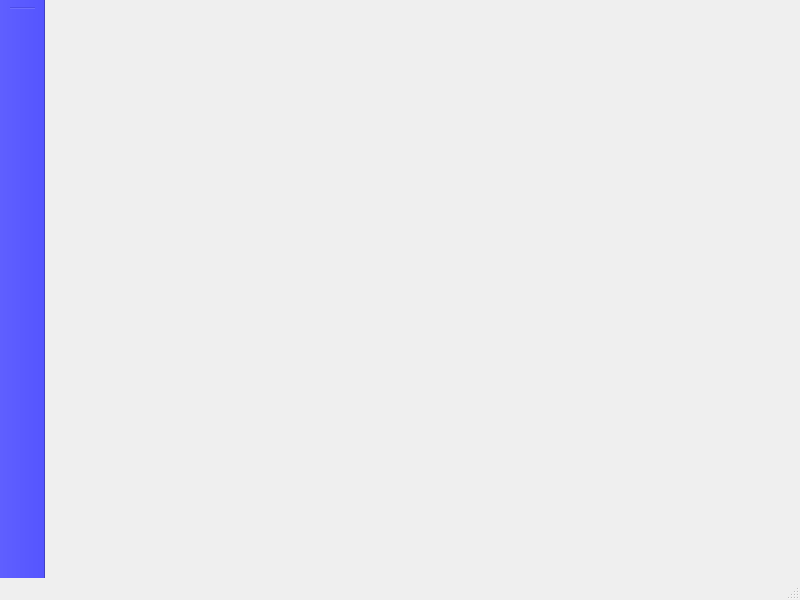
<?xml version="1.0" encoding="UTF-8"?>
<ui version="4.0">
 <class>MainWindow</class>
 <widget class="QMainWindow" name="MainWindow">
  <property name="enabled">
   <bool>true</bool>
  </property>
  <property name="geometry">
   <rect>
    <x>0</x>
    <y>0</y>
    <width>800</width>
    <height>600</height>
   </rect>
  </property>
  <property name="windowTitle">
   <string>MainWindow</string>
  </property>
  <widget class="QWidget" name="centralwidget"/>
  <widget class="QMenuBar" name="menubar">
   <property name="geometry">
    <rect>
     <x>0</x>
     <y>0</y>
     <width>800</width>
     <height>27</height>
    </rect>
   </property>
  </widget>
  <widget class="QStatusBar" name="statusbar"/>
  <widget class="QToolBar" name="toolBar">
   <property name="enabled">
    <bool>true</bool>
   </property>
   <property name="minimumSize">
    <size>
     <width>45</width>
     <height>40</height>
    </size>
   </property>
   <property name="windowTitle">
    <string>toolBar</string>
   </property>
   <property name="autoFillBackground">
    <bool>true</bool>
   </property>
   <property name="styleSheet">
    <string notr="true">background-color: rgb(85, 85, 255);</string>
   </property>
   <property name="movable">
    <bool>false</bool>
   </property>
   <property name="allowedAreas">
    <set>Qt::LeftToolBarArea</set>
   </property>
   <attribute name="toolBarArea">
    <enum>LeftToolBarArea</enum>
   </attribute>
   <attribute name="toolBarBreak">
    <bool>false</bool>
   </attribute>
   <addaction name="separator"/>
  </widget>
 </widget>
 <resources/>
 <connections/>
</ui>
